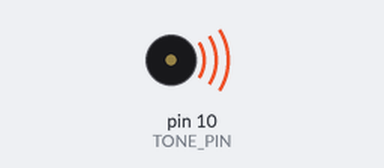
Simulated run of this sketch. Board: Arduino Uno, built with avr-gcc and run on an emulated ATmega328P. Parts: buzzer (waves = sounding).

Above: at 0.1 s.
At 23.7 s:
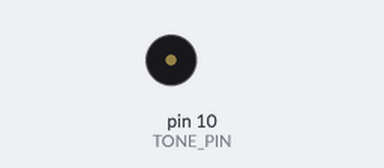
Timing chart, 0 to 25.2 s (numbered marks = the images above):
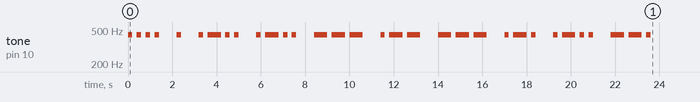

The sketch:

cpp_tanfolyam.ino
```cpp
#include <StandardCplusplus.h>
#include <string>
#include <vector>
#include <map>
#include <ctype.h>
#include <math.h>

///////////////////////////////////////////////////////////////////////////////////////
// Found here: http://glade.googlecode.com/svn-history/r31/trunk/trunk/Glade/cppfix.h
///////////////////////////////////////////////////////////////////////////////////////

#ifndef cppfix
#define cppfix

/*__extension__ typedef int __guard __attribute__((mode (__DI__)));

void * operator new(size_t size);
void operator delete(void * ptr); */

/*int __cxa_guard_acquire(__guard *g) {return !*(char *)(g);};
void __cxa_guard_release (__guard *g) {*(char *)g = 1;};
void __cxa_guard_abort (__guard *) {};
*/
/*void * operator new(size_t size)
{
  return malloc(size);
}

void operator delete(void * ptr)
{
  free(ptr);
} */

#endif

///////////////////////////////////////////////////////////////////////////////////////
// NORMAL C++ CODE
///////////////////////////////////////////////////////////////////////////////////////


class MorseText
{
public:

    enum Signal {
        LONG,	//0, 3
        SHORT,	//1, 1
        PAUSE_SIGNAL, //2, 1
        PAUSE_LETTER, //3, 3
        PAUSE_WORD	//4, 7
    };

    static void initSignalMap();


    MorseText();

    /// Expects raw string
    MorseText(const std::string& rawString);

    /// Interprets high/low values
    MorseText(int signalUnitLength, const std::vector<bool>& signalVector);

    /// Returns raw string representation
    std::string toString();

    void toSignals(std::vector<Signal>& appendTo);
    void toSignals(std::vector<bool>& appendTo);

    MorseText& operator<<(const std::string& rawString);
    MorseText& operator<<(const char c);


private:
    std::string rawText;
    int signalUnitLength;	// In millisec
    static std::map<char, std::vector<Signal> > signalMap;
    void encode(char c, std::vector<Signal>& signal);

    void reduceNoise(std::vector<bool>& signal);
};


using namespace std;
// http://en.wikipedia.org/wiki/Morse_code
std::map<char, vector<MorseText::Signal> > MorseText::signalMap; /*= {
    {'a', {SHORT, LONG} },
    {'b', {LONG, SHORT, SHORT, SHORT} },
    {'c', {LONG, SHORT, LONG, SHORT} },
    {'d', {LONG, LONG, SHORT} },
    {'e', {SHORT} },
    {'f', {SHORT, SHORT, LONG, SHORT} },
    {'g', {LONG, LONG, SHORT} },
    {'h', {SHORT, SHORT, SHORT, SHORT} },
    {'i', {SHORT, SHORT} },
    {'j', {SHORT, LONG, LONG, LONG} },
    {'k', {LONG, SHORT, LONG} },
    {'l', {SHORT, LONG, SHORT, SHORT} },
    {'m', {LONG, LONG} },
    {'n', {LONG, SHORT} },
    {'o', {LONG, LONG, LONG} },
    {'p', {SHORT, LONG, LONG, SHORT} },
    {'q', {LONG, LONG, SHORT, LONG} },
    {'r', {SHORT, LONG, SHORT} },
    {'s', {SHORT, SHORT, SHORT} },
    {'t', {LONG} },
    {'u', {SHORT, SHORT, LONG} },
    {'v', {SHORT, SHORT, SHORT, LONG} },
    {'w', {SHORT, LONG, LONG} },
    {'x', {LONG, SHORT, SHORT, LONG} },
    {'y', {LONG, SHORT, LONG, LONG} },
    {'z', {LONG, LONG, SHORT, SHORT} },

    {'1', {SHORT, LONG, LONG, LONG, LONG} },
    {'2', {SHORT, SHORT, LONG, LONG, LONG} },
    {'3', {SHORT, SHORT, SHORT, LONG, SHORT} },
    {'4', {SHORT, SHORT, SHORT, SHORT, LONG} },
    {'5', {SHORT, SHORT, SHORT, SHORT, SHORT} },
    {'6', {LONG, SHORT, SHORT, SHORT, SHORT} },
    {'7', {LONG, LONG, SHORT, SHORT, SHORT} },
    {'8', {LONG, LONG, LONG, SHORT, SHORT} },
    {'9', {LONG, LONG, LONG, LONG, SHORT} },
    {'0', {LONG, LONG, LONG, LONG, LONG} }
};*/

void MorseText::initSignalMap() {

//    static const Signal tomba[] = {SHORT, LONG};
//    signalMap['a']= vector<Signal>( tomba, tomba+sizeof(tomba)/sizeof(tomba[0]));

  //  static const Signal tombb[] = {LONG, SHORT, SHORT, SHORT};
  //  signalMap['b']= vector<Signal>( tombb, tombb+sizeof(tombb)/sizeof(tombb[0]));
  //  static const Signal tombc[] = {LONG, SHORT, LONG, SHORT};
//    signalMap['c']= vector<Signal>( tombc, tombc+sizeof(tombc)/sizeof(tombc[0]));
    static const Signal tombd[] = {LONG, LONG, SHORT};
    signalMap['d']= vector<Signal>( tombd, tombd+sizeof(tombd)/sizeof(tombd[0]));

    static const Signal tombe[] = {SHORT};
    signalMap['e']= vector<Signal>( tombe, tombe+sizeof(tombe)/sizeof(tombe[0]));

 /*   static const Signal tombf[] = {SHORT, SHORT, LONG, SHORT} ;
    signalMap['f']= vector<Signal>( tombf, tombf+sizeof(tombf)/sizeof(tombf[0]));
static const Signal tombg[] = {LONG, LONG, SHORT};
    signalMap['g']= vector<Signal>( tombg, tombg+sizeof(tombg)/sizeof(tombg[0]));
    */
static const Signal tombh[] = {SHORT, SHORT, SHORT, SHORT} ;
    signalMap['h']= vector<Signal>( tombh, tombh+sizeof(tombh)/sizeof(tombh[0]));
    /*
static const Signal tombi[] = {SHORT, SHORT};
    signalMap['i']= vector<Signal>( tombi, tombi+sizeof(tombi)/sizeof(tombi[0]));
static const Signal tombj[] = {SHORT, LONG, LONG, LONG} ;
    signalMap['j']= vector<Signal>( tombj, tombj+sizeof(tombj)/sizeof(tombj[0]));
static const Signal tombk[] = {LONG, SHORT, LONG};

    signalMap['k']= vector<Signal>( tombk, tombk+sizeof(tombk)/sizeof(tombk[0]));
    */
static const Signal tombl[] = {SHORT, LONG, SHORT, SHORT};
    signalMap['l']= vector<Signal>( tombl, tombl+sizeof(tombl)/sizeof(tombl[0]));
//static const Signal tombm[] = {LONG, LONG} ;
 //   signalMap['m']= vector<Signal>( tombm, tombm+sizeof(tombm)/sizeof(tombm[0]));
//static const Signal tombn[] = {LONG, SHORT} ;
//    signalMap['n']= vector<Signal>( tombn, tombn+sizeof(tombn)/sizeof(tombn[0]));
static const Signal tombo[] = {LONG, LONG, LONG};
    signalMap['o']= vector<Signal>( tombo, tombo+sizeof(tombo)/sizeof(tombo[0]));
/*static const Signal tombp[] = {SHORT, LONG, LONG, SHORT} ;
    signalMap['p']= vector<Signal>( tombp, tombp+sizeof(tombp)/sizeof(tombp[0]));
static const Signal tombq[] = {LONG, LONG, SHORT, LONG};
    signalMap['q']= vector<Signal>( tombq, tombq+sizeof(tombq)/sizeof(tombq[0]));
*/
static const Signal tombr[] = {SHORT, LONG, SHORT};
    signalMap['r']= vector<Signal>( tombr, tombr+sizeof(tombr)/sizeof(tombr[0]));
/*
static const Signal tombs[] = {SHORT, SHORT, SHORT} ;
    signalMap['s']= vector<Signal>( tombs, tombs+sizeof(tombs)/sizeof(tombs[0]));

static const Signal tombt[] = {LONG};
    signalMap['t']= vector<Signal>( tombt, tombt+sizeof(tombt)/sizeof(tombt[0]));

static const Signal tombu[] = {SHORT, SHORT, LONG} ;
    signalMap['u']= vector<Signal>( tombu, tombu+sizeof(tombu)/sizeof(tombu[0]));

static const Signal tombv[] = {SHORT, SHORT, SHORT, LONG};
    signalMap['v']= vector<Signal>( tombv, tombv+sizeof(tombv)/sizeof(tombv[0]));
*/
static const Signal tombw[] = {SHORT, LONG, LONG};
    signalMap['w']= vector<Signal>( tombw, tombw+sizeof(tombw)/sizeof(tombw[0]));
/*
static const Signal tombx[] = {LONG, SHORT, SHORT, LONG};
    signalMap['x']= vector<Signal>( tombx, tombx+sizeof(tombx)/sizeof(tombx[0]));

static const Signal tomby[] = {LONG, SHORT, LONG, LONG};
    signalMap['y']= vector<Signal>( tomby, tomby+sizeof(tomby)/sizeof(tomby[0]));

static const Signal tombz[] ={LONG, LONG, SHORT, SHORT};
    signalMap['z']= vector<Signal>( tombz, tombz+sizeof(tombz)/sizeof(tombz[0]));

static const Signal tomb1[] = {SHORT, LONG, LONG, LONG, LONG} ;
    signalMap['1']= vector<Signal>( tomb1, tomb1+sizeof(tomb1)/sizeof(tomb1[0]));
static const Signal tomb2[] = {SHORT, SHORT, LONG, LONG, LONG} ;
    signalMap['2']= vector<Signal>( tomb2, tomb2+sizeof(tomb2)/sizeof(tomb2[0]));
static const Signal tomb3[] = {SHORT, SHORT, SHORT, LONG, LONG} ;
    signalMap['3']= vector<Signal>( tomb3, tomb3+sizeof(tomb3)/sizeof(tomb3[0]));
static const Signal tomb4[] = {SHORT, SHORT, SHORT, SHORT, LONG} ;
    signalMap['4']= vector<Signal>( tomb4, tomb4+sizeof(tomb4)/sizeof(tomb4[0]));
static const Signal tomb5[] = {SHORT, SHORT, SHORT, SHORT, SHORT} ;
    signalMap['5']= vector<Signal>( tomb5, tomb5+sizeof(tomb5)/sizeof(tomb5[0]));
static const Signal tomb6[] = {LONG, SHORT, SHORT, SHORT, SHORT} ;
    signalMap['6']= vector<Signal>( tomb6, tomb6+sizeof(tomb6)/sizeof(tomb6[0]));
static const Signal tomb7[] = {LONG, LONG, SHORT, SHORT, SHORT} ;
    signalMap['7']= vector<Signal>( tomb7, tomb7+sizeof(tomb7)/sizeof(tomb7[0]));
static const Signal tomb8[] = {LONG, LONG, LONG, SHORT, SHORT} ;
    signalMap['8']= vector<Signal>( tomb8, tomb8+sizeof(tomb8)/sizeof(tomb8[0]));
static const Signal tomb9[] = {LONG, LONG, LONG, LONG, SHORT} ;
    signalMap['9']= vector<Signal>( tomb9, tomb9+sizeof(tomb9)/sizeof(tomb9[0]));
static const Signal tomb0[] = {LONG, LONG, LONG, LONG, LONG} ;
    signalMap['0']= vector<Signal>( tomb0, tomb0+sizeof(tomb0)/sizeof(tomb0[0]));
    */
}

MorseText::MorseText() : rawText() {initSignalMap();}

/// Expects raw string
MorseText::MorseText(const string& rawString) : rawText(rawString) {initSignalMap();}


class ParseState {
	int signalUnitLength;
	bool prevState;
	int count;

	MorseText::Signal lastSignal;

public:

	MorseText::Signal getLastSignal() {return lastSignal;}

	ParseState(int signalUnitLength)
		: signalUnitLength(signalUnitLength)
		, prevState(false)
		, count(0)
		, lastSignal(MorseText::PAUSE_WORD) {}

	bool feed(bool signal) {
		if (signal xor prevState) { // The signal has changed
			count = round((double)count/(double)signalUnitLength);
		//	cout << "Signal changed to "<< signal << ", count: " << count << endl;
			if (prevState) {
				if (count == 1 || count == 2) {
					lastSignal = MorseText::SHORT;
				} else {
					lastSignal = MorseText::LONG;
				}
			} else {
				if (count == 1) {
					lastSignal = MorseText::PAUSE_SIGNAL;
				} else if ( count < 4){
					lastSignal = MorseText::PAUSE_LETTER;
				} else {
					lastSignal = MorseText::PAUSE_WORD;
				}
			}
			count = 1;
			prevState = signal;
			return true;
		} else {
			count++;
			return false;
		}
	}
};

// Commented out because of auto
//MorseText::MorseText(int signalUnitLength, const std::vector<bool>& signalVector)
//	: signalUnitLength(signalUnitLength)
//	{
//
//	vector<bool> copiedVector = signalVector;
//	reduceNoise(copiedVector);
//
//	// Interpret a letter
//	vector<Signal> letter;
//	ParseState state(signalUnitLength);
//
//	for (auto s : copiedVector) {
//		bool changed  = state.feed(s);
//		if (changed) {
//			letter.push_back(state.getLastSignal());
//		}
//	}
//
//	// Find the next big pause
//	auto beginit = letter.begin();
//	auto endit = letter.begin();
//
//	while (true) {
//		while (endit != letter.end()) {
//			if (*endit == PAUSE_LETTER || (*endit == PAUSE_WORD)) {
//				++endit;
//				break;
//			}
//			++endit;
//		}
//
//		// Find match
//		auto word = vector < Signal > (beginit, endit);
//		//Clear the pauses
//		auto wordClear = vector<Signal>();
//		for (auto s : word) {
//			if (s == SHORT || s == LONG) {
//				wordClear.push_back(s);
//			}
//		}
//		/*
//		cout << "WordClear: ";
//		for (auto s : wordClear) {
//			cout << s << " ";
//		}
//		cout << endl;
//		*/
//		bool found = false;
//		for (auto l : signalMap) {
//			if (l.second == wordClear) {
//				rawText.append(1, l.first);
//				//cout << "Found: "<< l.first << endl;
//				found = true;
//				break;
//			}
//		}
//		if (found) {
//			rawText.append(1, ' ');
//		}
//
//		if (endit == letter.end() ) {
//			break; // The endless loop
//		} else {
//			beginit = endit;
//		}
//
//	}
//
//}

/// Returns raw string representation
string  MorseText::toString() {
    return rawText;
}

void MorseText::toSignals(vector<Signal>& appendTo) {
    //for (auto c : rawText) {
    //    encode(c, appendTo);
    //}

    for (string::iterator it = rawText.begin(); it != rawText.end(); ++it) {
      encode(*it, appendTo);
    }
}

void MorseText::toSignals(std::vector<bool>& appendTo) {
	vector<Signal> temp;
	toSignals(temp);
       	//for (auto s : temp) {
        for (vector<Signal>::iterator it = temp.begin(); it != temp.end(); ++it) {
                const Signal& s = *it;
		switch (s) {
		case PAUSE_SIGNAL:
			appendTo.push_back(false);
			break;
		case PAUSE_LETTER:
			appendTo.push_back(false);
			appendTo.push_back(false);
			appendTo.push_back(false);
			break;
		case PAUSE_WORD:
			appendTo.push_back(false);
			appendTo.push_back(false);
			appendTo.push_back(false);
			appendTo.push_back(false);
			appendTo.push_back(false);
			appendTo.push_back(false);
			break;

		case SHORT:
			appendTo.push_back(true);
			appendTo.push_back(false);
			break;
		case LONG:
			appendTo.push_back(true);
			appendTo.push_back(true);
			appendTo.push_back(true);
			appendTo.push_back(false);
			break;
		}
	}
}

void MorseText::encode(char c, vector<Signal>& signal) {
    // Precheck
    if (isspace(c)) {
        signal.push_back(PAUSE_WORD);
        return;
    }

    if (!isalnum(c)) {
        return;
    }

    c = tolower(c);

    // Get from the map

//    for (auto s : signalMap[c]) {
//        signal.push_back(s);
//    }
     for (vector<Signal>::iterator it = signalMap[c].begin(); it != signalMap[c].end(); ++it) {
       signal.push_back(*it);
     }
    signal.push_back(PAUSE_LETTER);
}

//void MorseText::reduceNoise(vector<bool>& signals) {
//	if (signals.size() < 3) {
//		return;
//	}
//
//	auto it = signals.begin()+2;
//	while (it != signals.end()) {
//		if (*(it - 2) == *(it)) {
//			*(it - 1) = *it;
//		}
//		it++;
//	}
//
//}

/******************************************************************************
************************* ARDUINO SPECIFIC ************************************
******************************************************************************/

const int TONE_PIN = 10;
const int TONE_DURATION = 200; //ms
const int TONE = 440; //ms

void setup() {

  MorseText t("HelloWorld");
  vector<bool> signals;
  t.toSignals(signals);


  for (vector<bool>::iterator it = signals.begin(); it != signals.end(); ++it) {
    if (*it) {
      tone(TONE_PIN, TONE);
    } else {
      noTone(TONE_PIN);
    }
    delay(TONE_DURATION);
  }

    noTone(TONE_PIN);
}


void loop() {


}
```
